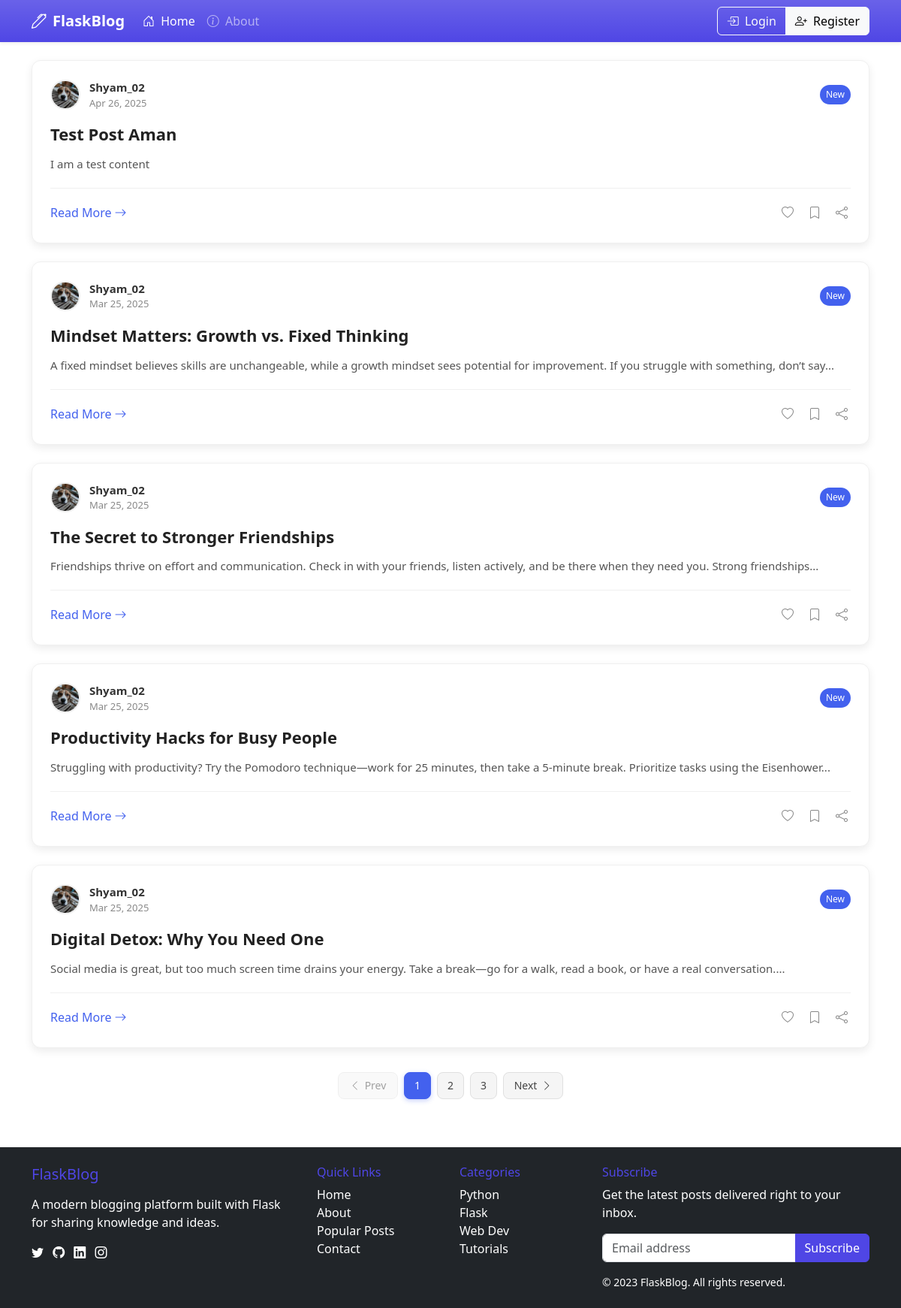
Page /home on the earlier database version.
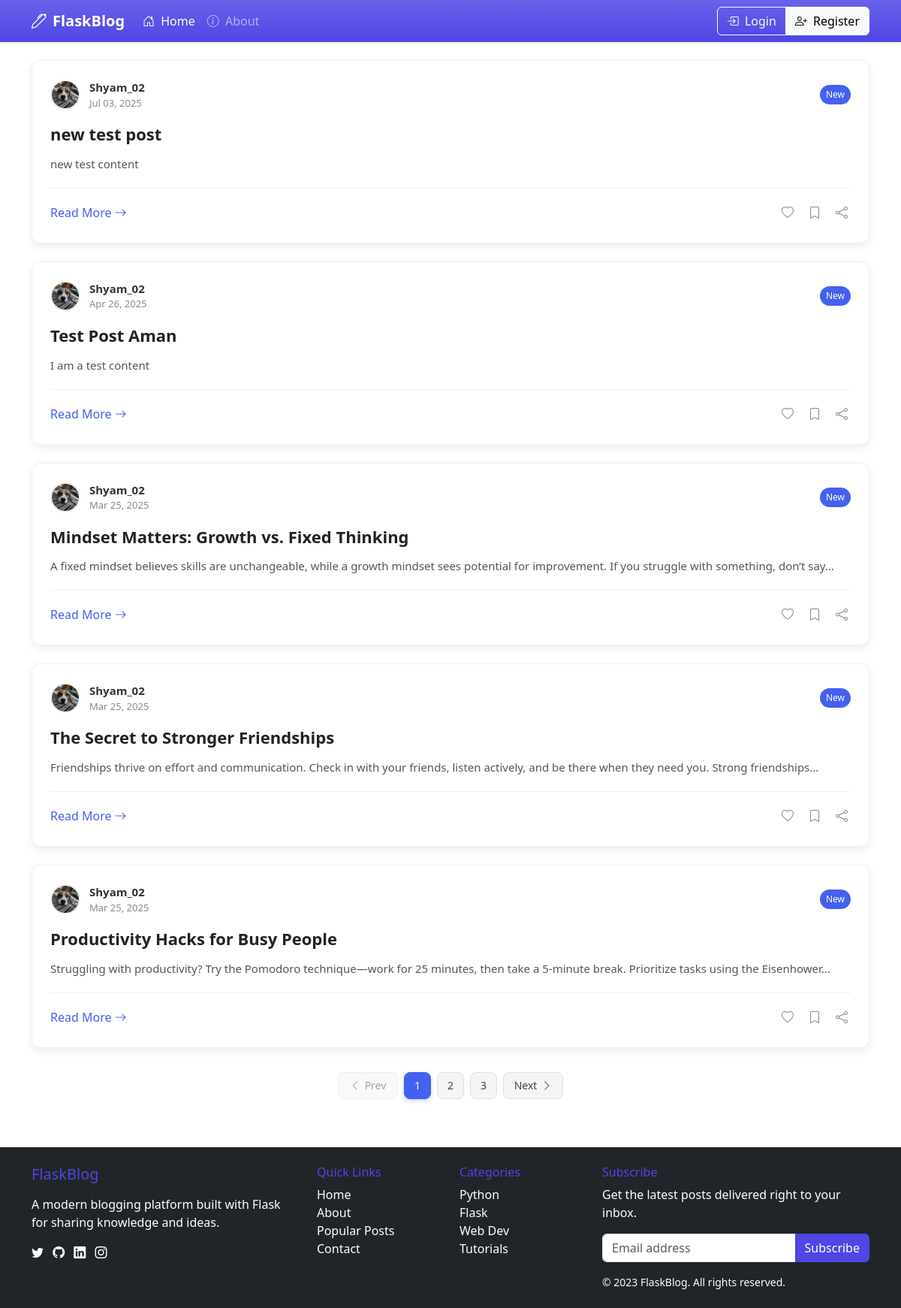
Same page on the later database version.
### flaskblog/models.py (models this page shows, shortened)
class Post(db.Model):
    id = db.Column(db.Integer, primary_key=True)
    title = db.Column(db.String(100), nullable=False)
    date_posted = db.Column(db.DateTime, nullable=False, default=datetime.utcnow)
    content = db.Column(db.Text, nullable=False)
    user_id = db.Column(db.Integer, db.ForeignKey("user.id"), nullable=False)

class User(db.Model, UserMixin):
    id = db.Column(db.Integer, primary_key=True)
    username = db.Column(db.String(20), unique=True, nullable=False)
    email = db.Column(db.String(120), unique=True, nullable=False)
    image_file = db.Column(db.String(20), nullable=False, default="default.jpg")
    password = db.Column(db.String(60), nullable=False)
    posts = db.relationship("Post", backref="author", lazy=True)

### flaskblog/main/routes.py (the view)
@main.route("/")
@main.route("/home")
def home():
    page = request.args.get("page", 1, type=int)
    posts = Post.query.order_by(Post.date_posted.desc()).paginate(page=page, per_page=5)
    return render_template("home.html", posts=posts)

### flaskblog/templates/home.html (shortened to what this page needs)
{% extends "layout.html" %}
{% block content %}
<div class="post-feed">
    {% for post in posts.items %}
    <div class="post-card">
        <div class="post-header">
            <div class="author-info">
                <img class="author-avatar" src="{{ url_for('static', filename='profile_pics/' + post.author.image_file) }}" alt="{{ post.author.username }}">
                <div>
                    <div class="author-name">{{ post.author.username }}</div>
                    <div class="post-date">{{ post.date_posted.strftime('%b %d, %Y') }}</div>
                </div>
            </div>
            <div class="post-badge">New</div>
        </div>
        <h2 class="post-title">{{ post.title }}</h2>
        <p class="post-excerpt">{{ post.content|truncate(150) }}</p>
        <div class="post-footer">
            <a href="{{ url_for('posts.post', post_id=post.id) }}" class="read-more">
                Read More <i class="bi bi-arrow-right"></i>
            </a>
            <div class="post-actions">
                <button class="icon-btn"><i class="bi bi-heart"></i></button>
                <button class="icon-btn"><i class="bi bi-bookmark"></i></button>
                <button class="icon-btn"><i class="bi bi-share"></i></button>
            </div>
        </div>
    </div>
    {% endfor %}
</div>
<div class="pagination">
    <a href="{{ url_for(request.endpoint, page=posts.prev_num) if posts.has_prev else '#' }}"
       class="pagination-btn prev-next-btn {% if not posts.has_prev %}disabled{% endif %}">
        <i class="bi bi-chevron-left"></i> Prev
    </a>
    {% for page_num in posts.iter_pages(left_edge=1, right_edge=1, left_current=1, right_current=2) %}
        {% if page_num %}
            {% if posts.page == page_num %}
                <a href="{{ url_for(request.endpoint, page=page_num) }}" class="pagination-btn active">{{ page_num }}</a>
            {% else %}
                <a href="{{ url_for(request.endpoint, page=page_num) }}" class="pagination-btn">{{ page_num }}</a>
            {% endif %}
        {% else %}
            <span class="pagination-ellipsis">...</span>
        {% endif %}
    {% endfor %}
    <a href="{{ url_for(request.endpoint, page=posts.next_num) if posts.has_next else '#' }}"
       class="pagination-btn prev-next-btn {% if not posts.has_next %}disabled{% endif %}">
        Next <i class="bi bi-chevron-right"></i>
    </a>
</div>
{% endblock content %}

Differences in the rows shown:
no longer on this page (row unchanged): Post: image_file (picture), author.username "Shyam_02", date_posted "Mar 25, 2025", title "Digital Detox: Why You Need One", content "Social media is great, but too much screen time drains your energy. Take a break—go for a walk, read a book, or have a real conversation...."
added Post: image_file (picture), author.username "Shyam_02", date_posted "Jul 03, 2025", title "new test post", content "new test content"
